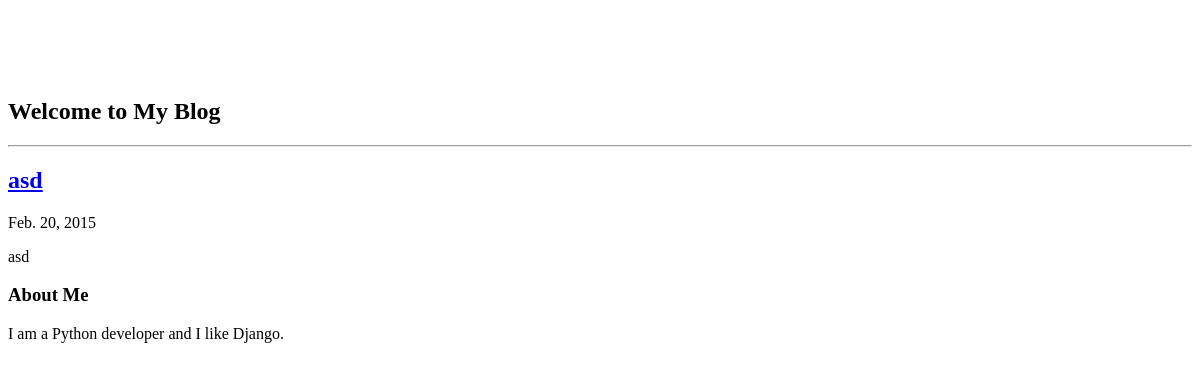
The app's page /tdd/, older data.
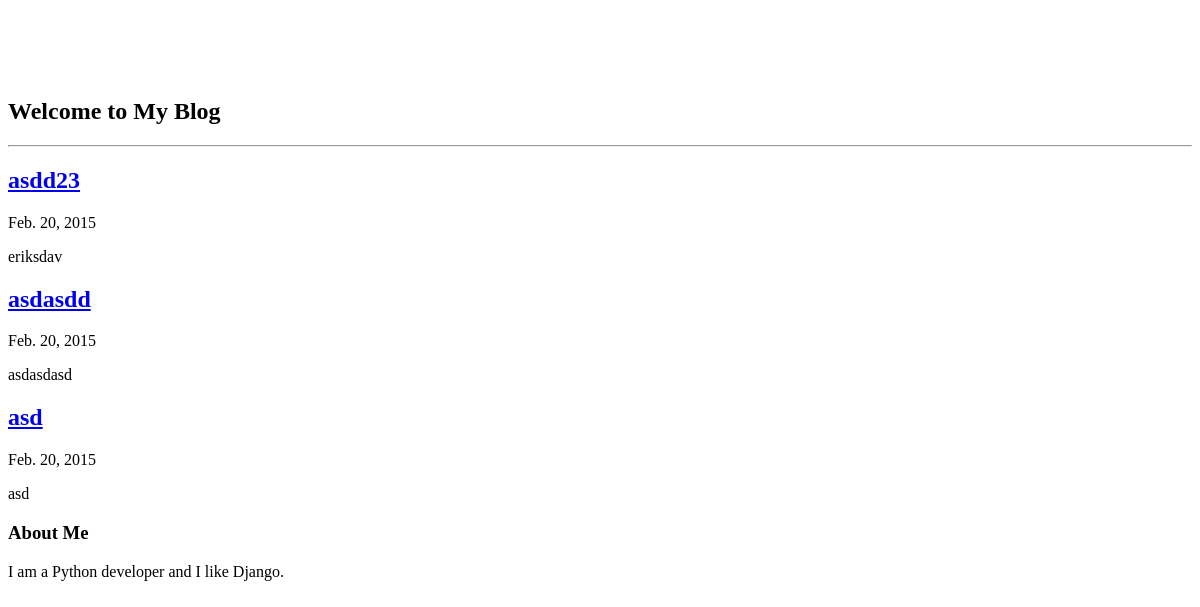
The same page, newer data.
### tdd/models.py (models this page shows, shortened)
class Entry(models.Model):
    title = models.CharField(max_length=500)
    author = models.ForeignKey('auth.User')
    body = models.TextField()
    created_at = models.DateTimeField(auto_now_add=True, editable=False)
    modified_at = models.DateTimeField(auto_now=True, editable=False)
    def get_absolute_url(self):
        return reverse('entry_detail', kwargs={'pk': self.pk})
    class Meta:
        verbose_name_plural = 'entries'

### tdd/views.py (the view)
# urls.py: url(r'^tdd/', views.HomeView.as_view(), name='home_view'),
class HomeView(ListView):
    template_name = 'index2.html'
    queryset = Entry.objects.order_by('-created_at')

### tdd/templates/index2.html
{% extends "base.html" %}
{% block content %}
    {% for entry in entry_list %}
        {% include "_entry.html" with entry=entry only %}
    {% empty %}
        <p>No blog entries yet.</p>
    {% endfor %}
{% endblock content %}

### tdd/templates/_entry.html (shortened to what this page needs)
<article>
    <h2><a href="{{ entry.get_absolute_url }}">{{ entry.title }}</a></h2>
    <p class="subheader">
        <time>{{ entry.modified_at|date }}</time>
    </p>
    {{ entry.body|linebreaks }}
</article>

Row changes from the older to the newer data that the page shows:
added Entry: title "asdd23", modified_at "Feb. 20, 2015", body "eriksdav"
added Entry: title "asdasdd", modified_at "Feb. 20, 2015", body "asdasdasd"
